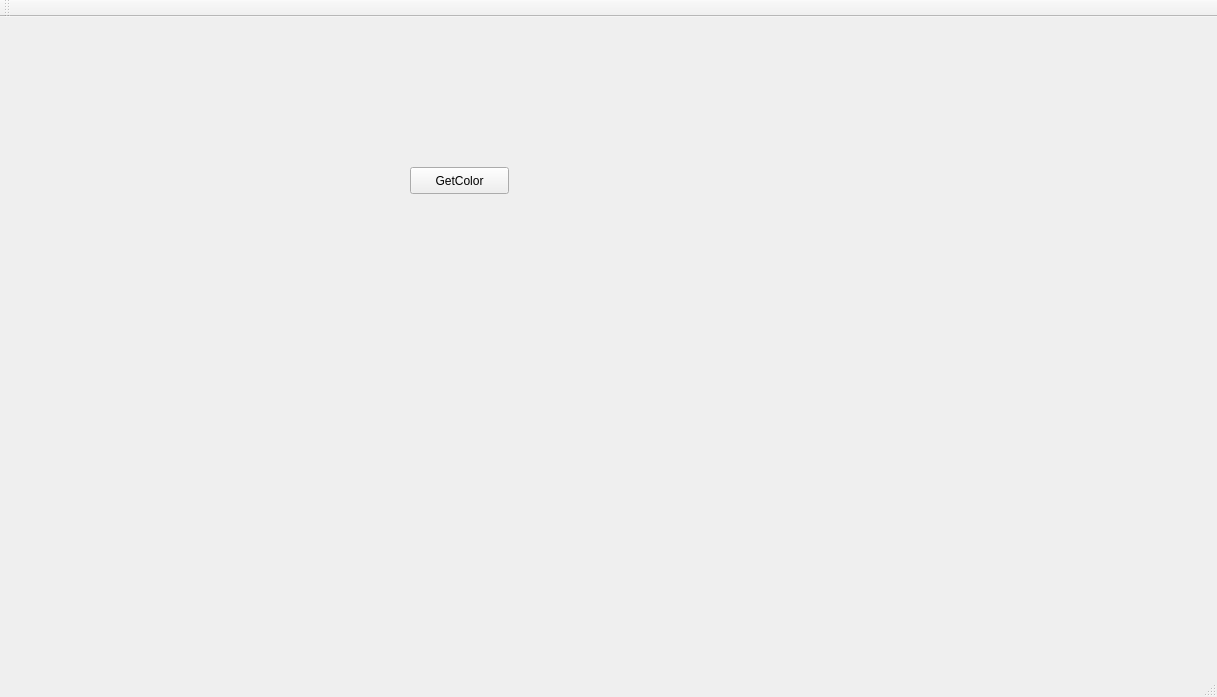
<?xml version="1.0" encoding="UTF-8"?>
<ui version="4.0">
 <class>MainWindow</class>
 <widget class="QMainWindow" name="MainWindow">
  <property name="geometry">
   <rect>
    <x>0</x>
    <y>0</y>
    <width>1217</width>
    <height>697</height>
   </rect>
  </property>
  <property name="windowTitle">
   <string>MainWindow</string>
  </property>
  <widget class="QWidget" name="centralWidget">
   <widget class="QLabel" name="label">
    <property name="geometry">
     <rect>
      <x>0</x>
      <y>0</y>
      <width>300</width>
      <height>300</height>
     </rect>
    </property>
    <property name="text">
     <string/>
    </property>
   </widget>
   <widget class="QPushButton" name="pushButton">
    <property name="geometry">
     <rect>
      <x>410</x>
      <y>150</y>
      <width>99</width>
      <height>27</height>
     </rect>
    </property>
    <property name="text">
     <string>GetColor</string>
    </property>
   </widget>
  </widget>
  <widget class="QMenuBar" name="menuBar">
   <property name="geometry">
    <rect>
     <x>0</x>
     <y>0</y>
     <width>1217</width>
     <height>25</height>
    </rect>
   </property>
  </widget>
  <widget class="QToolBar" name="mainToolBar">
   <attribute name="toolBarArea">
    <enum>TopToolBarArea</enum>
   </attribute>
   <attribute name="toolBarBreak">
    <bool>false</bool>
   </attribute>
  </widget>
  <widget class="QStatusBar" name="statusBar"/>
 </widget>
 <layoutdefault spacing="6" margin="11"/>
 <resources/>
 <connections/>
</ui>
